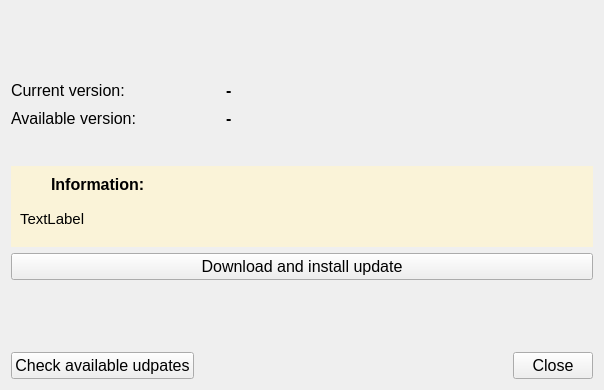
<?xml version="1.0" encoding="UTF-8"?>
<ui version="4.0">
 <class>updt::UpdateHandler</class>
 <widget class="QWidget" name="updt::UpdateHandler">
  <property name="windowModality">
   <enum>Qt::ApplicationModal</enum>
  </property>
  <property name="geometry">
   <rect>
    <x>0</x>
    <y>0</y>
    <width>604</width>
    <height>390</height>
   </rect>
  </property>
  <property name="font">
   <font>
    <pointsize>12</pointsize>
    <bold>false</bold>
   </font>
  </property>
  <property name="windowTitle">
   <string>Update manager</string>
  </property>
  <property name="layoutDirection">
   <enum>Qt::LeftToRight</enum>
  </property>
  <layout class="QGridLayout" name="gridLayout">
   <item row="3" column="2" colspan="2">
    <widget class="QLabel" name="lbl_distVersion">
     <property name="font">
      <font>
       <pointsize>12</pointsize>
       <bold>true</bold>
      </font>
     </property>
     <property name="text">
      <string>-</string>
     </property>
    </widget>
   </item>
   <item row="1" column="2" rowspan="2" colspan="2">
    <widget class="QLabel" name="lbl_runningVersion">
     <property name="font">
      <font>
       <pointsize>12</pointsize>
       <bold>true</bold>
      </font>
     </property>
     <property name="text">
      <string>-</string>
     </property>
    </widget>
   </item>
   <item row="7" column="0">
    <spacer name="verticalSpacer">
     <property name="orientation">
      <enum>Qt::Vertical</enum>
     </property>
     <property name="sizeHint" stdset="0">
      <size>
       <width>20</width>
       <height>74</height>
      </size>
     </property>
    </spacer>
   </item>
   <item row="8" column="3">
    <layout class="QHBoxLayout" name="hlay_pbbox">
     <item>
      <spacer name="horizontalSpacer">
       <property name="orientation">
        <enum>Qt::Horizontal</enum>
       </property>
       <property name="sizeHint" stdset="0">
        <size>
         <width>40</width>
         <height>20</height>
        </size>
       </property>
      </spacer>
     </item>
     <item>
      <widget class="QPushButton" name="pb_close">
       <property name="sizePolicy">
        <sizepolicy hsizetype="Maximum" vsizetype="Fixed">
         <horstretch>0</horstretch>
         <verstretch>0</verstretch>
        </sizepolicy>
       </property>
       <property name="text">
        <string>Close</string>
       </property>
       <property name="autoDefault">
        <bool>true</bool>
       </property>
       <property name="default">
        <bool>false</bool>
       </property>
       <property name="flat">
        <bool>false</bool>
       </property>
      </widget>
     </item>
    </layout>
   </item>
   <item row="6" column="0" colspan="4">
    <widget class="QPushButton" name="pb_downloadAndInstall">
     <property name="font">
      <font>
       <pointsize>12</pointsize>
       <bold>false</bold>
      </font>
     </property>
     <property name="text">
      <string>Download and install update</string>
     </property>
    </widget>
   </item>
   <item row="2" column="3">
    <spacer name="horizontalSpacer_2">
     <property name="orientation">
      <enum>Qt::Horizontal</enum>
     </property>
     <property name="sizeHint" stdset="0">
      <size>
       <width>343</width>
       <height>20</height>
      </size>
     </property>
    </spacer>
   </item>
   <item row="8" column="0">
    <widget class="QPushButton" name="pb_checkAvailable">
     <property name="font">
      <font>
       <pointsize>12</pointsize>
       <bold>false</bold>
      </font>
     </property>
     <property name="text">
      <string>Check available udpates</string>
     </property>
    </widget>
   </item>
   <item row="1" column="0" rowspan="2">
    <widget class="QLabel" name="lbl_disp_runningVersion">
     <property name="text">
      <string>Current version:</string>
     </property>
    </widget>
   </item>
   <item row="4" column="0">
    <spacer name="verticalSpacer_3">
     <property name="orientation">
      <enum>Qt::Vertical</enum>
     </property>
     <property name="sizeHint" stdset="0">
      <size>
       <width>20</width>
       <height>40</height>
      </size>
     </property>
    </spacer>
   </item>
   <item row="0" column="1">
    <spacer name="verticalSpacer_2">
     <property name="orientation">
      <enum>Qt::Vertical</enum>
     </property>
     <property name="sizeHint" stdset="0">
      <size>
       <width>20</width>
       <height>74</height>
      </size>
     </property>
    </spacer>
   </item>
   <item row="3" column="0">
    <widget class="QLabel" name="lbl_disp_distVersion">
     <property name="text">
      <string>Available version:</string>
     </property>
    </widget>
   </item>
   <item row="5" column="0" colspan="4">
    <widget class="QWidget" name="widget_infoBox" native="true">
     <property name="styleSheet">
      <string notr="true">background-color: rgb(250,243,216);</string>
     </property>
     <layout class="QVBoxLayout" name="verticalLayout">
      <item>
       <layout class="QHBoxLayout" name="hlay_infoBoxTitle">
        <item>
         <widget class="QLabel" name="lbl_disp_infoPic">
          <property name="sizePolicy">
           <sizepolicy hsizetype="Fixed" vsizetype="Fixed">
            <horstretch>0</horstretch>
            <verstretch>0</verstretch>
           </sizepolicy>
          </property>
          <property name="minimumSize">
           <size>
            <width>0</width>
            <height>0</height>
           </size>
          </property>
          <property name="maximumSize">
           <size>
            <width>25</width>
            <height>25</height>
           </size>
          </property>
          <property name="text">
           <string/>
          </property>
          <property name="scaledContents">
           <bool>true</bool>
          </property>
         </widget>
        </item>
        <item>
         <widget class="QLabel" name="lbl_disp_infoBox">
          <property name="font">
           <font>
            <pointsize>12</pointsize>
            <bold>true</bold>
           </font>
          </property>
          <property name="styleSheet">
           <string notr="true"/>
          </property>
          <property name="text">
           <string>Information:</string>
          </property>
         </widget>
        </item>
       </layout>
      </item>
      <item>
       <spacer name="verticalSpacer_4">
        <property name="orientation">
         <enum>Qt::Vertical</enum>
        </property>
        <property name="sizeType">
         <enum>QSizePolicy::Fixed</enum>
        </property>
        <property name="sizeHint" stdset="0">
         <size>
          <width>20</width>
          <height>10</height>
         </size>
        </property>
       </spacer>
      </item>
      <item>
       <widget class="QLabel" name="lbl_infoBox">
        <property name="font">
         <font>
          <pointsize>11</pointsize>
          <bold>false</bold>
         </font>
        </property>
        <property name="styleSheet">
         <string notr="true">background-color: argb(255, 255, 255,255);</string>
        </property>
        <property name="frameShape">
         <enum>QFrame::NoFrame</enum>
        </property>
        <property name="frameShadow">
         <enum>QFrame::Plain</enum>
        </property>
        <property name="text">
         <string>TextLabel</string>
        </property>
        <property name="alignment">
         <set>Qt::AlignLeading|Qt::AlignLeft|Qt::AlignTop</set>
        </property>
        <property name="wordWrap">
         <bool>true</bool>
        </property>
       </widget>
      </item>
      <item>
       <spacer name="verticalSpacer_5">
        <property name="orientation">
         <enum>Qt::Vertical</enum>
        </property>
        <property name="sizeType">
         <enum>QSizePolicy::Fixed</enum>
        </property>
        <property name="sizeHint" stdset="0">
         <size>
          <width>20</width>
          <height>10</height>
         </size>
        </property>
       </spacer>
      </item>
     </layout>
    </widget>
   </item>
  </layout>
 </widget>
 <resources/>
 <connections/>
</ui>
